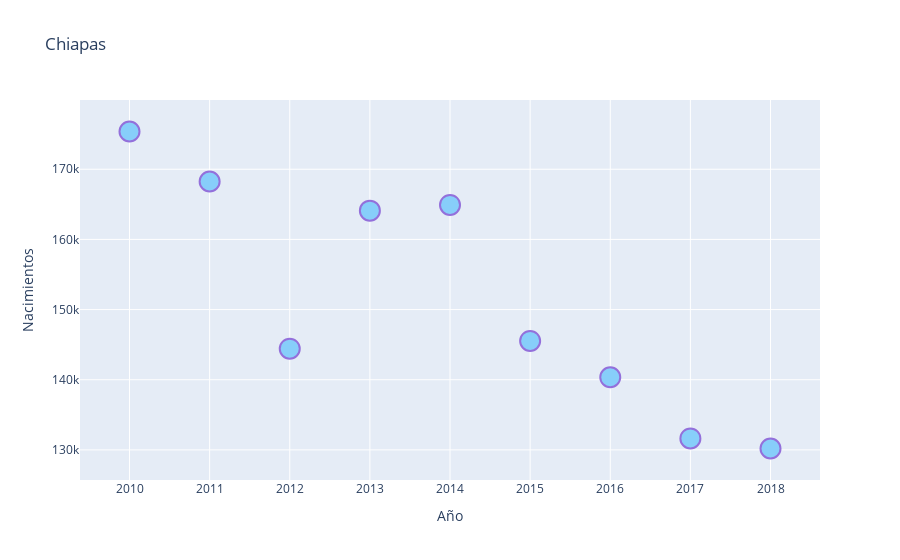

Notebook cell for this chart:
### Code cell
x = df_nacimientos_chiapas['Año']
y = df_nacimientos_chiapas['Total']

fig = go.Figure([go.Scatter(mode="markers", x=x, y=y, marker=marker_style)])

fig.update_layout(
    title="Chiapas",
    xaxis_title="Año",
    yaxis_title="Nacimientos",
)

fig.show()

### Figure 1 — Plotly figure (JSON) as saved in the notebook; plotly's stock layout.template omitted (floating-point values rounded to 4 significant figures)
{"data": [{"marker": {"color": "LightSkyBlue", "line": {"color": "MediumPurple", "width": 2}, "size": 20}, "mode": "markers", "x": [2010, 2011, 2012, 2013, 2014, 2015, 2016, 2017, 2018], "y": [175382, 168256, 144423, 164102, 164912, 145526, 140356, 131638, 130200], "type": "scatter"}], "layout": {"title": {"text": "Chiapas"}, "xaxis": {"title": {"text": "Año"}}, "yaxis": {"title": {"text": "Nacimientos"}}}}
